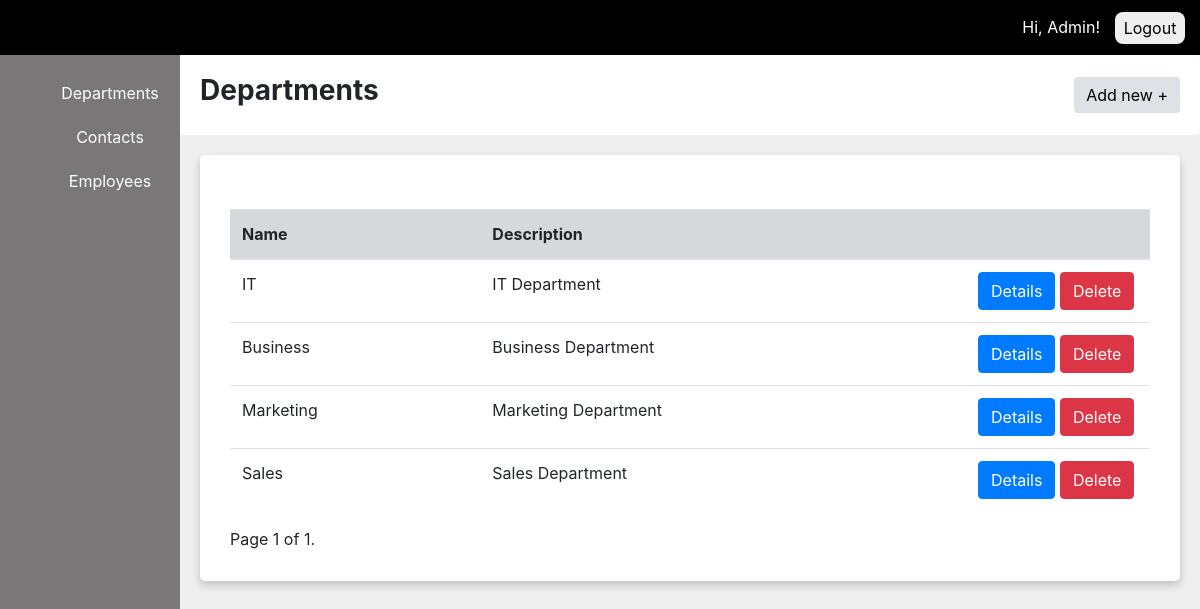
The app's page /departments/ (signed in), older data.
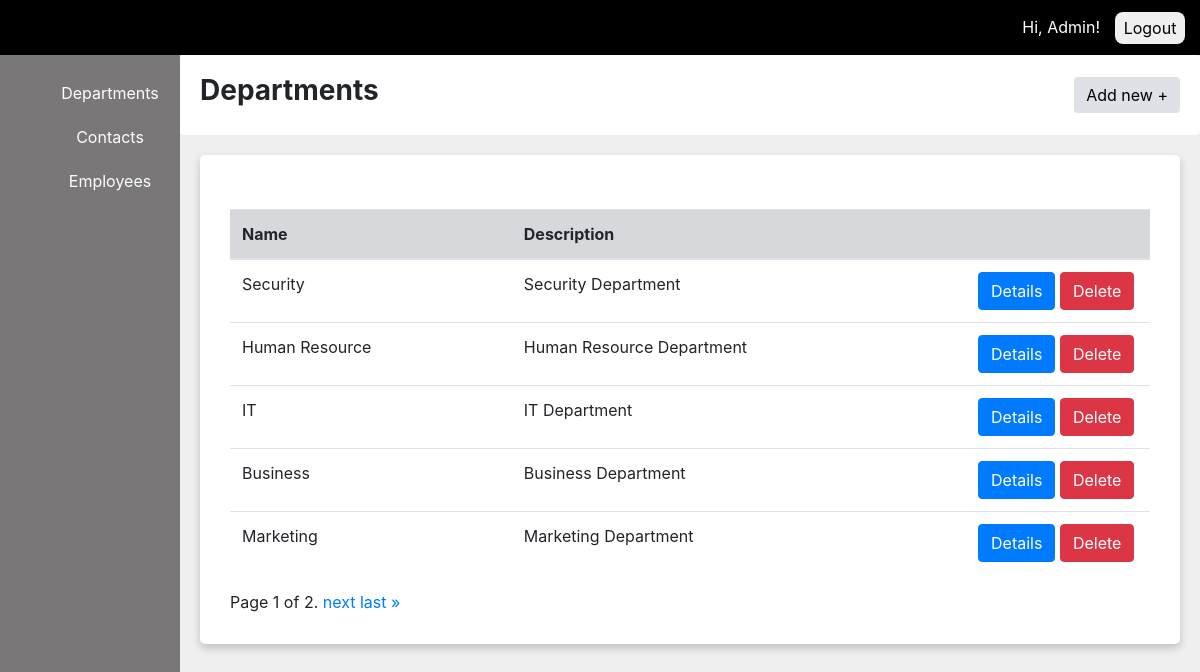
The same page, newer data.
### departments/models.py (models this page shows, shortened)
class Department(models.Model):
    id = models.UUIDField(
        primary_key=True, default=uuid.uuid4, editable=False
        )
    name = models.CharField(max_length=100, unique=True)
    description = models.CharField(max_length=200)
    created_at = models.DateTimeField(auto_now_add=True)

### departments/views.py (the view, shortened to what this page needs)
# urls.py: path('', departments, name='departments'),
@login_required
@require_http_methods(["GET", "POST"])
def departments(request):
    if request.method == "GET":
        departments = Department.objects.all().order_by("-created_at")
        items_in_page = 5
        paginator = Paginator(departments, items_in_page)
        page = request.GET.get('page')
        try:
            departments = paginator.page(page)
        except PageNotAnInteger:
            departments = paginator.page(1)
        except EmptyPage:
            departments = paginator.page(paginator.num_pages)
        context = {"departments": departments, "current_page": "departments"}
        return render(request, "list.html", context)

### departments/templates/list.html (shortened to what this page needs)
{% extends 'base.html' %} {% load static %}
{% block content %}
<div
  class="d-flex justify-content-between align-items-center bg-white rounded"
  style="height: 80px; padding: 20px"
>
  <h3 style="font-weight: 700">Departments</h3>
  <button
    class="btn"
    style="background-color: #dee2e6; border: none"
    boder-radius:
    4px;
    type="button"
    data-toggle="modal"
    data-target="#myModalCreate"
  >
    Add new +
  </button>
</div>
<div
  style="
    background-color: white;
    padding: 30px;
    margin: 20px 20px 0 20px;
    border-radius: 5px;
    box-shadow: 0 4px 8px 0 rgba(0, 0, 0, 0.2);
  "
>
  <div class="table-responsive">
    <table class="table rounded" style="width: 100%">
      <thead class="table-secondary">
        <tr>
          <th scope="col-3">Name</th>
          <th scope="col-3">Description</th>
          <th scope="col-3" style="width: 20%"></th>
        </tr>
      </thead>
      <tbody>
        {% for department in departments %}
        <tr>
          <td>{{department.name}}</td>
          <td>{{department.description}}</td>
          <td>
            <button
              type="button"
              class="btn btn-primary"
              onclick="window.location.href='{% url 'employees_list' department.id %}'"
            >
              Details
            </button>
            <button
              type="button"
              class="btn btn-danger"
              data-toggle="modal"
              data-target="#myModalDelete"
              {%
              comment
              %}
              onclick="setDeleteDepartmentId('{{ department.id }}')"
              {%
              endcomment
              %}
            >
              Delete
            </button>
          </td>
        </tr>
        {%endfor %}
      </tbody>
    </table>
  </div>
    <div class="pagination">
      <span class="step-links">
        <span class="current">
          Page {{ departments.number }} of {{ departments.paginator.num_pages }}.
        </span>
        {% if departments.has_next %}
          <a href="?page={{ departments.next_page_number }}">next</a>
          <a href="?page={{ departments.paginator.num_pages }}">last &raquo;</a>
        {% endif %}
      </span>
    </div>
</div>
{% endblock %}

### templates/base.html (shortened to what this page needs)
<!DOCTYPE html>
{% load static %}
<html lang="en">
  <head>
    <link rel="stylesheet" href="{% static 'css/navigator.css' %}" />
    <link
      href="https://maxcdn.bootstrapcdn.com/bootstrap/4.0.0/css/bootstrap.min.css"
      rel="stylesheet"
    />
    <link
      rel="stylesheet"
      href="https://cdn.jsdelivr.net/npm/bootstrap-icons@1.10.2/font/bootstrap-icons.css"
    />
  </head>
  <body>
    <header class="header">
      <div class="header-wrapper">
        <p class="header-notify">Hi, {{ user.username }}!</p>
        <form method="post" action="{% url 'user_logout' %}">
          <button class="header-button" type="submit">Logout</button>
        </form>
      </div>
    </header>
    <div class="body-container">
      <nav class="sidebar">
        <ul class="sidebar-list">
          <li
            class="sidebar-item {% if context.current_page == 'departments' %}active{% endif %}"
          >
            <a class="item-link" href="{% url 'departments' %}">Departments</a>
          </li>
          <li class="sidebar-item">
            <a class="item-link" href="#">Contacts</a>
          </li>
          <li
            class="sidebar-item {% if context.current_page == 'employees' %}active{% endif %}"
          >
            <a class="item-link" href="#">Employees</a>
          </li>
        </ul>
      </nav>
      <div class="content">{% block content %}{% endblock %}</div>
    </div>
  </body>
</html>

### static/css/navigator.css (style rules this page uses)
html, body { height: 100%; margin: 0; }
.sidebar { background-color: rgb(121, 119, 119); padding: 16px 0 0; height: 100%; width: 15%; z-index: 600; }
.sidebar-list { list-style: none; display: flex; flex-direction: column; align-items: center; }
.sidebar-item { margin-bottom: 20px; padding: 10px 0px; margin: 0 auto; }
.item-link { color: white; text-decoration: none; margin-bottom: 20px; }
.header { background-color: black; display: flex; justify-content: flex-end; }
.header-wrapper { display: flex; align-items: center; }
.header-button { border-radius: 8px; width: 70px; height: 32px; border: none; margin: 0 15px; }
.header-notify { color: white; margin-top: 15px; }
.body-container { display: inline-flex; height: 100%; width: 100%; }
.content { flex: 1; background-color: #efefef; }

Row changes from the older to the newer data that the page shows:
no longer on this page (row unchanged): Department: name "Sales", description "Sales Department"
added Department: name "Security", description "Security Department"
added Department: name "Human Resource", description "Human Resource Department"
Text that changed along with them:
{{ departments.paginator.num_pages }}: "1" → "2"
text now shown: "next last »"
